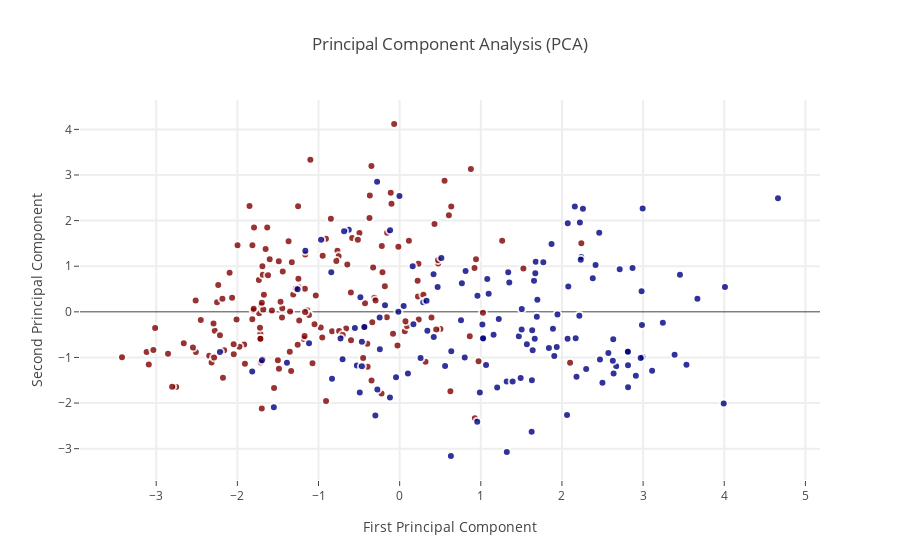

The code cell stored with this chart in its notebook:
### Markdown cell above
###Interactive visualisations of PCA representation

When it comes to these dimensionality reduction methods, scatter plots are most commonly implemented because they allow for great and convenient visualisations of clustering ( if any existed ) and this will be exactly what we will be doing as we plot the first 2 principal components as follows:

### Code cell
trace0 = go.Scatter(
    x = X_5d[:,0],
    y = X_5d[:,1],
#     name = Target,
#     hoveron = Target,
    mode = 'markers',
    text = Target,
    showlegend = False,
    marker = dict(
        size = 8,
        color = Target,
        colorscale ='Jet',
        showscale = False,
        line = dict(
            width = 2,
            color = 'rgb(255, 255, 255)'
        ),
        opacity = 0.8
    )
)
data = [trace0]

layout = go.Layout(
    title= 'Principal Component Analysis (PCA)',
    hovermode= 'closest',
    xaxis= dict(
         title= 'First Principal Component',
        ticklen= 5,
        zeroline= False,
        gridwidth= 2,
    ),
    yaxis=dict(
        title= 'Second Principal Component',
        ticklen= 5,
        gridwidth= 2,
    ),
    showlegend= True
)


fig = dict(data=data, layout=layout)
py.iplot(fig, filename='styled-scatter')

### Figure 1 — Plotly figure (JSON) as saved in the notebook; plotly's stock layout.template omitted (floating-point values rounded to 4 significant figures; data arrays with more than 128 entries replaced by an {"elided": "..."} marker saying what was removed)
{"data": [{"marker": {"color": {"elided": "300 int values"}, "colorscale": "Jet", "line": {"color": "rgb(255, 255, 255)", "width": 2}, "opacity": 0.8, "showscale": false, "size": 8}, "mode": "markers", "showlegend": false, "text": {"elided": "300 int values"}, "x": {"elided": "300 float values"}, "y": {"elided": "300 float values"}, "type": "scatter", "uid": "95b995b1-53f7-486b-bc16-1d07d5f1fbd0"}], "layout": {"hovermode": "closest", "showlegend": true, "title": {"text": "Principal Component Analysis (PCA)"}, "xaxis": {"gridwidth": 2, "ticklen": 5, "title": {"text": "First Principal Component"}, "zeroline": false}, "yaxis": {"gridwidth": 2, "ticklen": 5, "title": {"text": "Second Principal Component"}}}}
